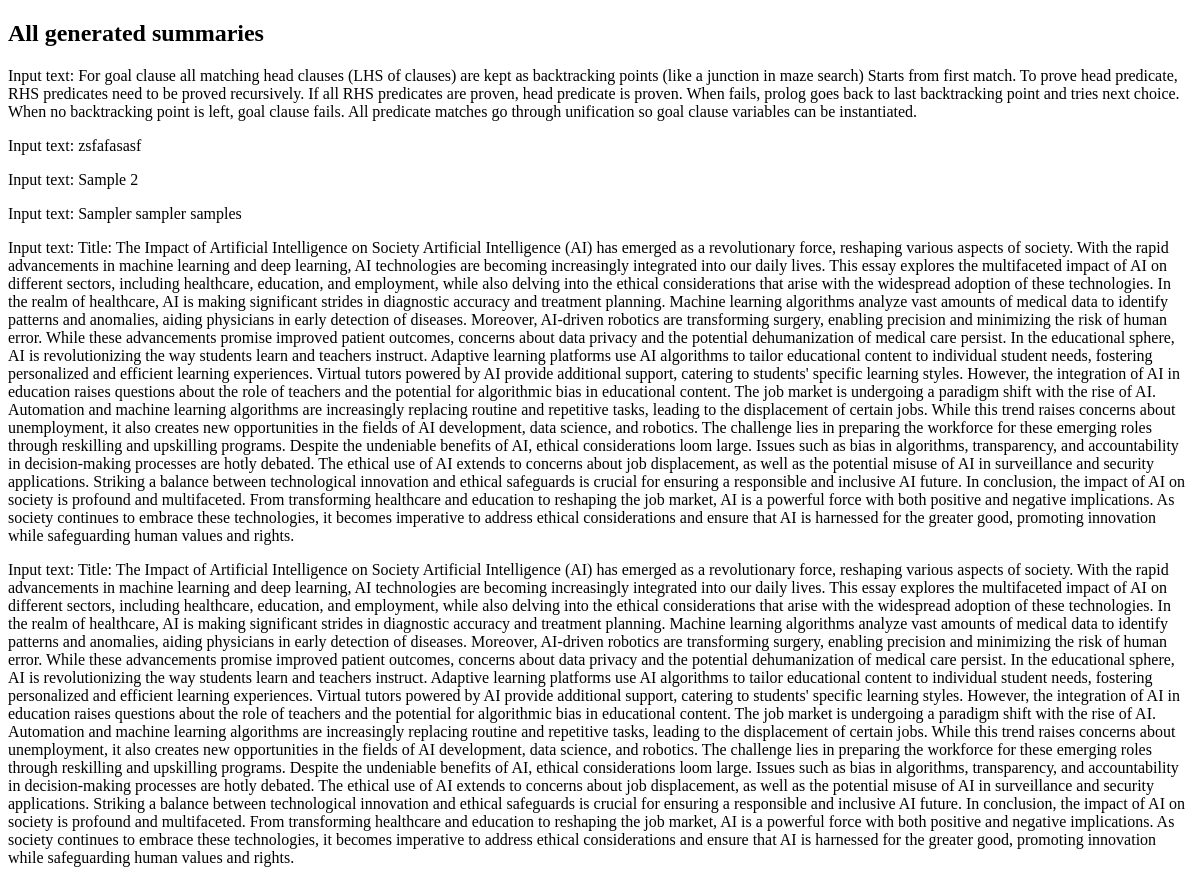
/summary_list/, run on an earlier commit of the app's database.
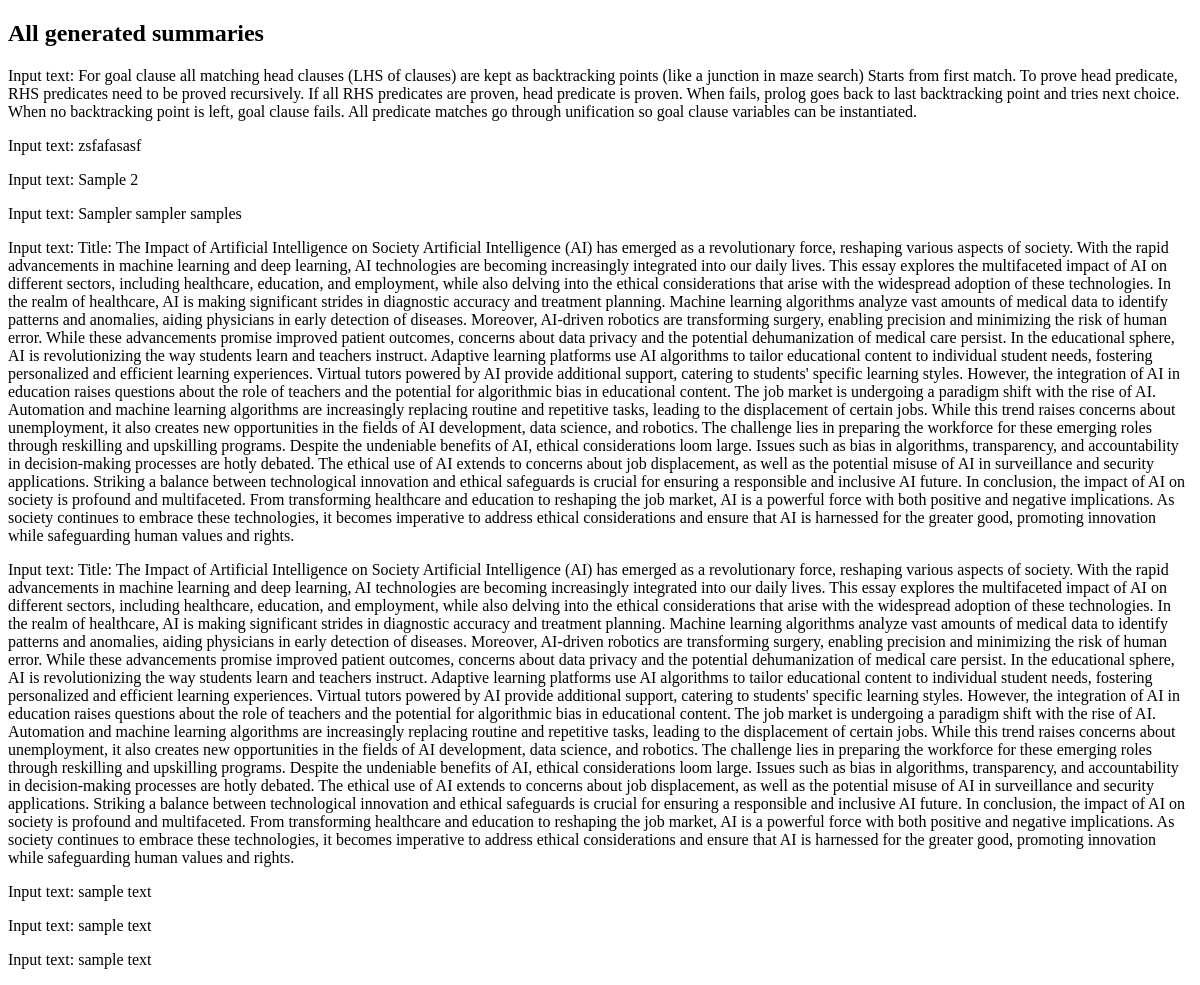
And on a later commit of the database.
### core/models.py (models this page shows)
class Summary(models.Model):
    input_text = models.TextField()
    input_file = models.FileField(upload_to="files/input/", default=None, blank=True)
    generated_text = models.TextField(blank=True)
    generated_file = models.FileField( upload_to="files/generated/",default=None,blank=True )
    created_at = models.DateTimeField(auto_now_add=True)
    class Meta:
        verbose_name_plural = "Summaries"

### core/views.py (the view)
# urls.py: path("summary_list/", summary_list, name="summary_list"),
def summary_list(request):
    summaries = Summary.objects.all()
    return render(request, 'core/list.html', {'summaries': summaries})

### core/templates/core/list.html (shortened to what this page needs)
<!DOCTYPE html>
<html lang="en">
<head>
</head>
<body>
    <h2>All generated summaries</h2>
    {% for summary in summaries %}
    <p>Input text: {{summary.input_text}}</p>
    {% endfor %}
</body>
</html>

What changed in the data, as far as the page shows it:
added Summary: input_text "sample text"
added Summary: input_text "sample text"
added Summary: input_text "sample text"
